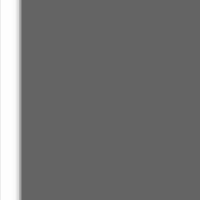
Frame 1 (no input)
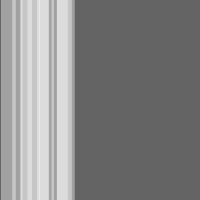
Frame 60 (the mouse pressed at the canvas centre just before this capture)
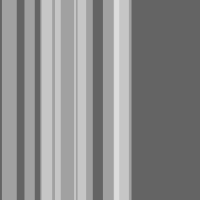
Frame 120 (the mouse held since frame 60 and released just before this capture)

The Processing sketch that drew these frames (run headless with seeded random() and noise(); from frame 60 on, the mouse is pressed at the canvas centre):

// Processing sketch: exemple_16_02_bandes_interactives
// ── exemple_16_02_bandes_interactives.pde
Bande[] bandes = new Bande[10];

void setup() {
  size(200, 200);
  for (int i = 0; i < bandes.length; i++) {
    bandes[i] = new Bande();
  }
}

void draw() {
  background(100);
  for (int i = 0; i < bandes.length; i++) {
    bandes[i].bouger();
    bandes[i].rollover(mouseX, mouseY);
    bandes[i].afficher();
  }
}
// ── Bande.pde
class Bande {
  float x;
  float v;
  float w;
  boolean mouse;
  
  Bande() {
    x = 0;
    v = random(1);
    w = random(10, 30);
    mouse = false;
  }
  
  void afficher() {
    if(mouse) {
      fill(255);
    } else {
      fill(255, 100);
    }
    noStroke();
    rectMode(CORNER);
    rect(x, 0, w, height);
  }
  
  void bouger() {
    x += v;
    if(x > width) x = -w;
  }
  
  void rollover(float mx, float my) {
    mouse = (mx > x && mx < x+w);
  }
}
